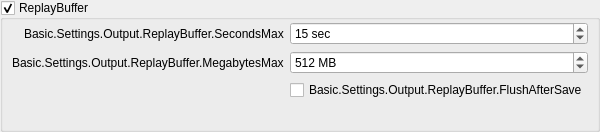
                     <widget class="QGroupBox" name="simpleReplayBuf">
                      <property name="title">
                       <string>ReplayBuffer</string>
                      </property>
                      <property name="checkable">
                       <bool>true</bool>
                      </property>
                      <property name="checked">
                       <bool>true</bool>
                      </property>
                      <layout class="QFormLayout" name="formLayout_24">
                       <property name="fieldGrowthPolicy">
                        <enum>QFormLayout::AllNonFixedFieldsGrow</enum>
                       </property>
                       <property name="labelAlignment">
                        <set>Qt::AlignRight|Qt::AlignTrailing|Qt::AlignVCenter</set>
                       </property>
                       <property name="leftMargin">
                        <number>9</number>
                       </property>
                       <property name="topMargin">
                        <number>2</number>
                       </property>
                       <property name="rightMargin">
                        <number>9</number>
                       </property>
                       <property name="bottomMargin">
                        <number>9</number>
                       </property>
                       <item row="0" column="0">
                        <widget class="QLabel" name="label_35">
                         <property name="text">
                          <string>Basic.Settings.Output.ReplayBuffer.SecondsMax</string>
                         </property>
                        </widget>
                       </item>
                       <item row="0" column="1">
                        <widget class="QSpinBox" name="simpleRBSecMax">
                         <property name="suffix">
                          <string notr="true"> sec</string>
                         </property>
                         <property name="minimum">
                          <number>5</number>
                         </property>
                         <property name="maximum">
                          <number>21600</number>
                         </property>
                         <property name="value">
                          <number>15</number>
                         </property>
                        </widget>
                       </item>
                       <item row="1" column="0">
                        <widget class="QLabel" name="simpleRBMegsMaxLabel">
                         <property name="text">
                          <string>Basic.Settings.Output.ReplayBuffer.MegabytesMax</string>
                         </property>
                        </widget>
                       </item>
                       <item row="1" column="1">
                        <widget class="QSpinBox" name="simpleRBMegsMax">
                         <property name="suffix">
                          <string notr="true"> MB</string>
                         </property>
                         <property name="minimum">
                          <number>20</number>
                         </property>
                         <property name="maximum">
                          <number>8192</number>
                         </property>
                         <property name="value">
                          <number>512</number>
                         </property>
                        </widget>
                       </item>
                       <item row="2" column="1">
                        <widget class="QCheckBox" name="simpleRBFlush">
                         <property name="text">
                          <string>Basic.Settings.Output.ReplayBuffer.FlushAfterSave</string>
                         </property>
                        </widget>
                       </item>
                       <item row="3" column="1">
                        <widget class="QLabel" name="simpleRBEstimate">
                         <property name="text">
                          <string notr="true"/>
                         </property>
                        </widget>
                       </item>
                      </layout>
                     </widget>
